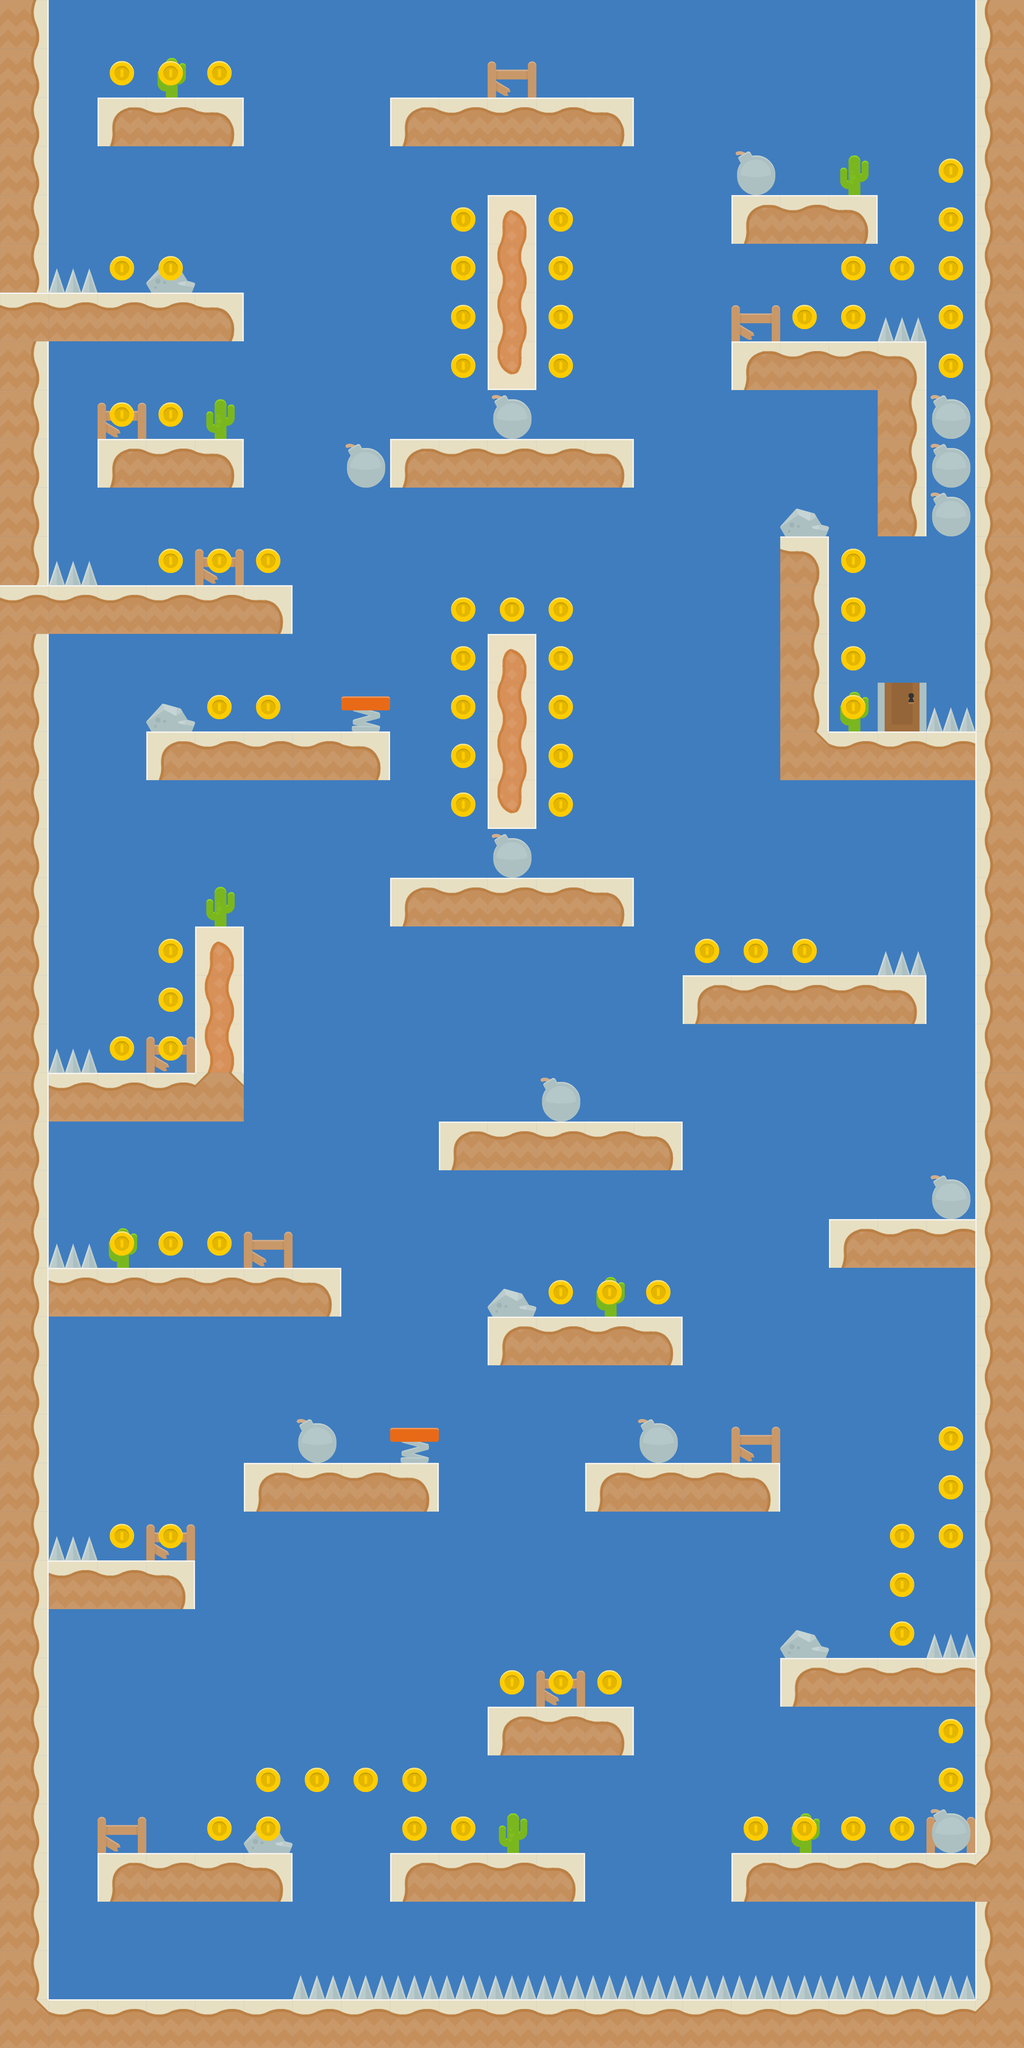

Below is a game level as drawn by its tile map, then a one-line description and the .tmx that defines it (tile-layer data replaced by summaries):
An orthogonal 21x42 tile map with 128x128 px tiles, 3 tile layers (sky, visual, ground), 4 tilesets.

<map version="1.0" orientation="orthogonal" renderorder="right-down" width="21" height="42" tilewidth="128" tileheight="128" nextobjectid="1">
 <tileset firstgid="1" name="sand" tilewidth="128" tileheight="128" tilecount="64">
  <image source="../../../Tilesets/sand.png" width="1024" height="1024" />
 </tileset>
 <tileset firstgid="65" name="specialTiles" tilewidth="128" tileheight="128" tilecount="64">
  <image source="../../../Tilesets/specialTiles.png" width="1024" height="1024" />
 </tileset>
 <tileset firstgid="129" name="visualTiles" tilewidth="128" tileheight="128" tilecount="64">
  <image source="../../../Tilesets/visualTiles.png" width="1024" height="1024" />
 </tileset>
 <tileset firstgid="193" name="sky" tilewidth="128" tileheight="128" tilecount="1">
  <image source="../../../Tilesets/sky.png" width="128" height="128" />
 </tileset>
 <layer name="sky" width="21" height="42">
  <data>[882 cells, 882 non-empty, 1 distinct tile ids]</data>
 </layer>
 <layer name="visual" width="21" height="42">
  <data>[882 cells, 26 non-empty, 3 distinct tile ids]</data>
 </layer>
 <layer name="ground" width="21" height="42">
  <data>[882 cells, 345 non-empty, 16 distinct tile ids]</data>
 </layer>
</map>
